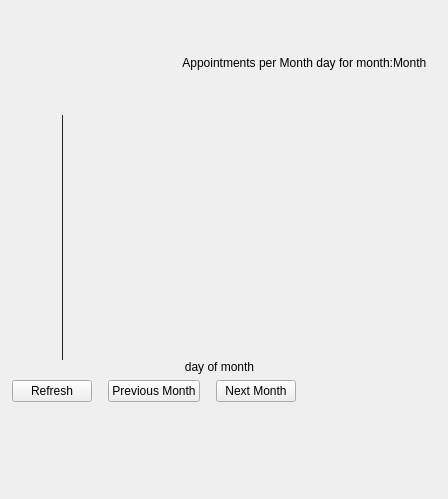
               <widget class="QWidget" name="tabMonth">
                <property name="styleSheet">
                 <string notr="true">#tabMonth { background: #ffffff; }

#tabMonth QWidget {
	background: #ffffff;
}</string>
                </property>
                <attribute name="title">
                 <string>Tab 1</string>
                </attribute>
                <layout class="QVBoxLayout" name="verticalLayout_5">
                 <property name="leftMargin">
                  <number>12</number>
                 </property>
                 <property name="rightMargin">
                  <number>12</number>
                 </property>
                 <property name="bottomMargin">
                  <number>12</number>
                 </property>
                 <item>
                  <layout class="QVBoxLayout" name="verticalLayout_4">
                   <item>
                    <widget class="QWidget" name="w_monthTop" native="true">
                     <property name="sizePolicy">
                      <sizepolicy hsizetype="Preferred" vsizetype="Fixed">
                       <horstretch>0</horstretch>
                       <verstretch>0</verstretch>
                      </sizepolicy>
                     </property>
                     <property name="minimumSize">
                      <size>
                       <width>0</width>
                       <height>400</height>
                      </size>
                     </property>
                     <property name="maximumSize">
                      <size>
                       <width>16777215</width>
                       <height>16777215</height>
                      </size>
                     </property>
                     <property name="styleSheet">
                      <string notr="true"/>
                     </property>
                     <layout class="QVBoxLayout" name="verticalLayout_7">
                      <property name="leftMargin">
                       <number>0</number>
                      </property>
                      <item>
                       <layout class="QVBoxLayout" name="verticalLayout_6">
                        <property name="spacing">
                         <number>0</number>
                        </property>
                        <item>
                         <layout class="QHBoxLayout" name="horizontalLayout_9">
                          <property name="spacing">
                           <number>0</number>
                          </property>
                          <item>
                           <spacer name="horizontalSpacer_4">
                            <property name="orientation">
                             <enum>Qt::Horizontal</enum>
                            </property>
                            <property name="sizeType">
                             <enum>QSizePolicy::Fixed</enum>
                            </property>
                            <property name="sizeHint" stdset="0">
                             <size>
                              <width>170</width>
                              <height>10</height>
                             </size>
                            </property>
                           </spacer>
                          </item>
                          <item>
                           <widget class="QLabel" name="label_top">
                            <property name="sizePolicy">
                             <sizepolicy hsizetype="Preferred" vsizetype="Fixed">
                              <horstretch>0</horstretch>
                              <verstretch>0</verstretch>
                             </sizepolicy>
                            </property>
                            <property name="text">
                             <string>Appointments per Month day for month:</string>
                            </property>
                            <property name="alignment">
                             <set>Qt::AlignRight|Qt::AlignTrailing|Qt::AlignVCenter</set>
                            </property>
                            <property name="margin">
                             <number>9</number>
                            </property>
                            <property name="indent">
                             <number>0</number>
                            </property>
                           </widget>
                          </item>
                          <item>
                           <widget class="QLabel" name="label_top_month">
                            <property name="sizePolicy">
                             <sizepolicy hsizetype="Preferred" vsizetype="Preferred">
                              <horstretch>0</horstretch>
                              <verstretch>0</verstretch>
                             </sizepolicy>
                            </property>
                            <property name="text">
                             <string>Month</string>
                            </property>
                           </widget>
                          </item>
                         </layout>
                        </item>
                        <item>
                         <widget class="QWidget" name="w_monthChartWrapper" native="true">
                          <property name="sizePolicy">
                           <sizepolicy hsizetype="Preferred" vsizetype="Preferred">
                            <horstretch>0</horstretch>
                            <verstretch>0</verstretch>
                           </sizepolicy>
                          </property>
                          <layout class="QHBoxLayout" name="horizontalLayout_4">
                           <property name="spacing">
                            <number>0</number>
                           </property>
                           <property name="leftMargin">
                            <number>0</number>
                           </property>
                           <property name="bottomMargin">
                            <number>0</number>
                           </property>
                           <item>
                            <layout class="QHBoxLayout" name="horizontalLayout_3">
                             <property name="spacing">
                              <number>0</number>
                             </property>
                             <item>
                              <widget class="QWidget" name="w_monthChartHValues" native="true">
                               <property name="sizePolicy">
                                <sizepolicy hsizetype="Fixed" vsizetype="Preferred">
                                 <horstretch>0</horstretch>
                                 <verstretch>0</verstretch>
                                </sizepolicy>
                               </property>
                               <property name="minimumSize">
                                <size>
                                 <width>50</width>
                                 <height>0</height>
                                </size>
                               </property>
                               <property name="maximumSize">
                                <size>
                                 <width>50</width>
                                 <height>16777215</height>
                                </size>
                               </property>
                               <layout class="QVBoxLayout" name="verticalLayout_11">
                                <property name="leftMargin">
                                 <number>4</number>
                                </property>
                                <property name="topMargin">
                                 <number>0</number>
                                </property>
                                <property name="rightMargin">
                                 <number>0</number>
                                </property>
                                <property name="bottomMargin">
                                 <number>0</number>
                                </property>
                                <item>
                                 <layout class="QVBoxLayout" name="verticalLayout_10"/>
                                </item>
                               </layout>
                              </widget>
                             </item>
                             <item>
                              <widget class="QWidget" name="w_monthChart" native="true">
                               <property name="styleSheet">
                                <string notr="true"/>
                               </property>
                               <layout class="QVBoxLayout" name="verticalLayout_9">
                                <property name="leftMargin">
                                 <number>0</number>
                                </property>
                                <property name="topMargin">
                                 <number>0</number>
                                </property>
                                <property name="rightMargin">
                                 <number>5</number>
                                </property>
                                <property name="bottomMargin">
                                 <number>0</number>
                                </property>
                                <item>
                                 <layout class="QVBoxLayout" name="verticalLayout_8">
                                  <property name="spacing">
                                   <number>0</number>
                                  </property>
                                  <property name="leftMargin">
                                   <number>0</number>
                                  </property>
                                  <property name="rightMargin">
                                   <number>0</number>
                                  </property>
                                  <item>
                                   <widget class="QWidget" name="w_monthChartValues" native="true">
                                    <property name="sizePolicy">
                                     <sizepolicy hsizetype="Preferred" vsizetype="Fixed">
                                      <horstretch>0</horstretch>
                                      <verstretch>0</verstretch>
                                     </sizepolicy>
                                    </property>
                                    <property name="minimumSize">
                                     <size>
                                      <width>0</width>
                                      <height>245</height>
                                     </size>
                                    </property>
                                    <property name="maximumSize">
                                     <size>
                                      <width>16777215</width>
                                      <height>245</height>
                                     </size>
                                    </property>
                                    <property name="styleSheet">
                                     <string notr="true">#w_monthChartValues {
	border-left: 1px solid #222222;
}</string>
                                    </property>
                                    <layout class="QHBoxLayout" name="horizontalLayout_8">
                                     <property name="leftMargin">
                                      <number>1</number>
                                     </property>
                                     <property name="topMargin">
                                      <number>0</number>
                                     </property>
                                     <property name="rightMargin">
                                      <number>0</number>
                                     </property>
                                     <property name="bottomMargin">
                                      <number>0</number>
                                     </property>
                                     <item>
                                      <layout class="QHBoxLayout" name="layout_chartData"/>
                                     </item>
                                    </layout>
                                   </widget>
                                  </item>
                                  <item>
                                   <widget class="QWidget" name="w_monthChartVValues" native="true">
                                    <property name="sizePolicy">
                                     <sizepolicy hsizetype="Preferred" vsizetype="Fixed">
                                      <horstretch>0</horstretch>
                                      <verstretch>0</verstretch>
                                     </sizepolicy>
                                    </property>
                                    <property name="minimumSize">
                                     <size>
                                      <width>0</width>
                                      <height>0</height>
                                     </size>
                                    </property>
                                    <property name="maximumSize">
                                     <size>
                                      <width>16777215</width>
                                      <height>25</height>
                                     </size>
                                    </property>
                                    <property name="styleSheet">
                                     <string notr="true"/>
                                    </property>
                                    <layout class="QHBoxLayout" name="horizontalLayout_6">
                                     <property name="leftMargin">
                                      <number>1</number>
                                     </property>
                                     <property name="topMargin">
                                      <number>0</number>
                                     </property>
                                     <property name="rightMargin">
                                      <number>0</number>
                                     </property>
                                     <property name="bottomMargin">
                                      <number>0</number>
                                     </property>
                                     <item>
                                      <layout class="QHBoxLayout" name="horizontalLayout_5"/>
                                     </item>
                                    </layout>
                                   </widget>
                                  </item>
                                 </layout>
                                </item>
                               </layout>
                              </widget>
                             </item>
                            </layout>
                           </item>
                          </layout>
                         </widget>
                        </item>
                        <item>
                         <widget class="QLabel" name="label">
                          <property name="sizePolicy">
                           <sizepolicy hsizetype="Preferred" vsizetype="Fixed">
                            <horstretch>0</horstretch>
                            <verstretch>0</verstretch>
                           </sizepolicy>
                          </property>
                          <property name="text">
                           <string>day of month</string>
                          </property>
                          <property name="alignment">
                           <set>Qt::AlignCenter</set>
                          </property>
                         </widget>
                        </item>
                       </layout>
                      </item>
                      <item>
                       <layout class="QHBoxLayout" name="horizontalLayout_7">
                        <item>
                         <widget class="QPushButton" name="btn_refresh">
                          <property name="sizePolicy">
                           <sizepolicy hsizetype="Fixed" vsizetype="Fixed">
                            <horstretch>0</horstretch>
                            <verstretch>0</verstretch>
                           </sizepolicy>
                          </property>
                          <property name="text">
                           <string>Refresh</string>
                          </property>
                          <property name="icon">
                           <iconset resource="resources.qrc">
                            <normaloff>:/icons/Refresh 24x24</normaloff>:/icons/Refresh 24x24</iconset>
                          </property>
                         </widget>
                        </item>
                        <item>
                         <spacer name="horizontalSpacer">
                          <property name="orientation">
                           <enum>Qt::Horizontal</enum>
                          </property>
                          <property name="sizeType">
                           <enum>QSizePolicy::Fixed</enum>
                          </property>
                          <property name="sizeHint" stdset="0">
                           <size>
                            <width>10</width>
                            <height>10</height>
                           </size>
                          </property>
                         </spacer>
                        </item>
                        <item>
                         <widget class="QPushButton" name="btn_previous">
                          <property name="sizePolicy">
                           <sizepolicy hsizetype="Fixed" vsizetype="Fixed">
                            <horstretch>0</horstretch>
                            <verstretch>0</verstretch>
                           </sizepolicy>
                          </property>
                          <property name="text">
                           <string>Previous Month</string>
                          </property>
                          <property name="icon">
                           <iconset resource="resources.qrc">
                            <normaloff>:/icons/Back 24x24</normaloff>:/icons/Back 24x24</iconset>
                          </property>
                         </widget>
                        </item>
                        <item>
                         <spacer name="horizontalSpacer_2">
                          <property name="orientation">
                           <enum>Qt::Horizontal</enum>
                          </property>
                          <property name="sizeType">
                           <enum>QSizePolicy::Fixed</enum>
                          </property>
                          <property name="sizeHint" stdset="0">
                           <size>
                            <width>10</width>
                            <height>10</height>
                           </size>
                          </property>
                         </spacer>
                        </item>
                        <item>
                         <widget class="QPushButton" name="btn_next">
                          <property name="sizePolicy">
                           <sizepolicy hsizetype="Fixed" vsizetype="Fixed">
                            <horstretch>0</horstretch>
                            <verstretch>0</verstretch>
                           </sizepolicy>
                          </property>
                          <property name="text">
                           <string>Next Month</string>
                          </property>
                          <property name="icon">
                           <iconset resource="resources.qrc">
                            <normaloff>:/icons/Forward 24x24</normaloff>:/icons/Forward 24x24</iconset>
                          </property>
                         </widget>
                        </item>
                        <item>
                         <spacer name="horizontalSpacer_3">
                          <property name="orientation">
                           <enum>Qt::Horizontal</enum>
                          </property>
                          <property name="sizeHint" stdset="0">
                           <size>
                            <width>40</width>
                            <height>10</height>
                           </size>
                          </property>
                         </spacer>
                        </item>
                       </layout>
                      </item>
                     </layout>
                    </widget>
                   </item>
                   <item>
                    <widget class="QWidget" name="w_monthBottom" native="true">
                     <property name="sizePolicy">
                      <sizepolicy hsizetype="Preferred" vsizetype="Preferred">
                       <horstretch>0</horstretch>
                       <verstretch>0</verstretch>
                      </sizepolicy>
                     </property>
                     <property name="minimumSize">
                      <size>
                       <width>0</width>
                       <height>70</height>
                      </size>
                     </property>
                     <layout class="QHBoxLayout" name="horizontalLayout_11">
                      <property name="leftMargin">
                       <number>40</number>
                      </property>
                      <property name="topMargin">
                       <number>0</number>
                      </property>
                      <property name="rightMargin">
                       <number>40</number>
                      </property>
                      <property name="bottomMargin">
                       <number>0</number>
                      </property>
                      <item>
                       <layout class="QHBoxLayout" name="horizontalLayout_10"/>
                      </item>
                     </layout>
                    </widget>
                   </item>
                  </layout>
                 </item>
                </layout>
               </widget>
